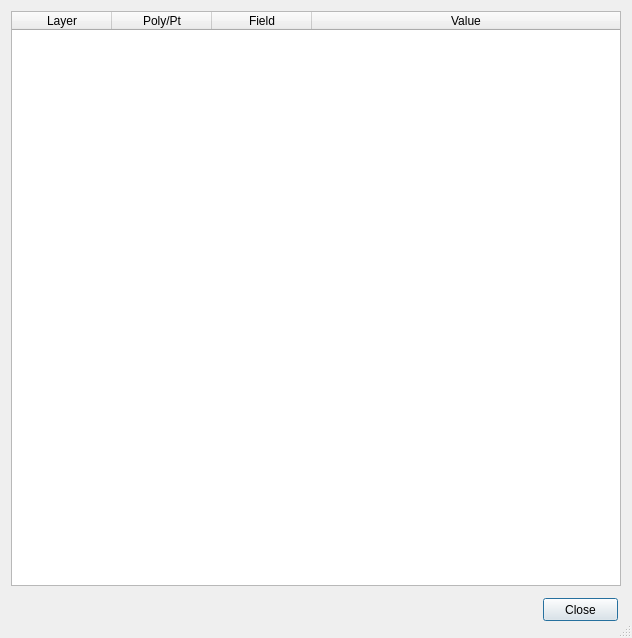
<?xml version="1.0" encoding="UTF-8"?>
<ui version="4.0">
 <class>DialogInfo2</class>
 <widget class="QDialog" name="DialogInfo2">
  <property name="geometry">
   <rect>
    <x>0</x>
    <y>0</y>
    <width>632</width>
    <height>638</height>
   </rect>
  </property>
  <property name="windowTitle">
   <string>Dialog</string>
  </property>
  <property name="sizeGripEnabled">
   <bool>true</bool>
  </property>
  <layout class="QGridLayout" name="gridLayout_2">
   <item row="0" column="0">
    <layout class="QGridLayout" name="gridLayout">
     <item row="0" column="0">
      <widget class="QTableWidget" name="tableWidget">
       <attribute name="horizontalHeaderStretchLastSection">
        <bool>true</bool>
       </attribute>
       <column>
        <property name="text">
         <string>Layer</string>
        </property>
       </column>
       <column>
        <property name="text">
         <string>Poly/Pt</string>
        </property>
       </column>
       <column>
        <property name="text">
         <string>Field</string>
        </property>
       </column>
       <column>
        <property name="text">
         <string>Value</string>
        </property>
       </column>
      </widget>
     </item>
    </layout>
   </item>
   <item row="1" column="0">
    <layout class="QGridLayout" name="gridLayout_3">
     <item row="0" column="0">
      <widget class="QGroupBox" name="groupBox">
       <property name="minimumSize">
        <size>
         <width>0</width>
         <height>35</height>
        </size>
       </property>
       <property name="styleSheet">
        <string notr="true">QGroupBox {border: 0px}</string>
       </property>
       <property name="title">
        <string/>
       </property>
       <widget class="QLabel" name="labelCoord">
        <property name="geometry">
         <rect>
          <x>10</x>
          <y>10</y>
          <width>501</width>
          <height>16</height>
         </rect>
        </property>
        <property name="text">
         <string/>
        </property>
       </widget>
      </widget>
     </item>
     <item row="0" column="1">
      <widget class="QGroupBox" name="groupBox_2">
       <property name="minimumSize">
        <size>
         <width>80</width>
         <height>0</height>
        </size>
       </property>
       <property name="maximumSize">
        <size>
         <width>80</width>
         <height>16777215</height>
        </size>
       </property>
       <property name="styleSheet">
        <string notr="true">QGroupBox {border: 0px}</string>
       </property>
       <property name="title">
        <string/>
       </property>
       <widget class="QPushButton" name="butCloseInfo2">
        <property name="geometry">
         <rect>
          <x>2</x>
          <y>6</y>
          <width>75</width>
          <height>23</height>
         </rect>
        </property>
        <property name="text">
         <string>Close</string>
        </property>
       </widget>
      </widget>
     </item>
    </layout>
   </item>
  </layout>
 </widget>
 <resources/>
 <connections/>
</ui>
